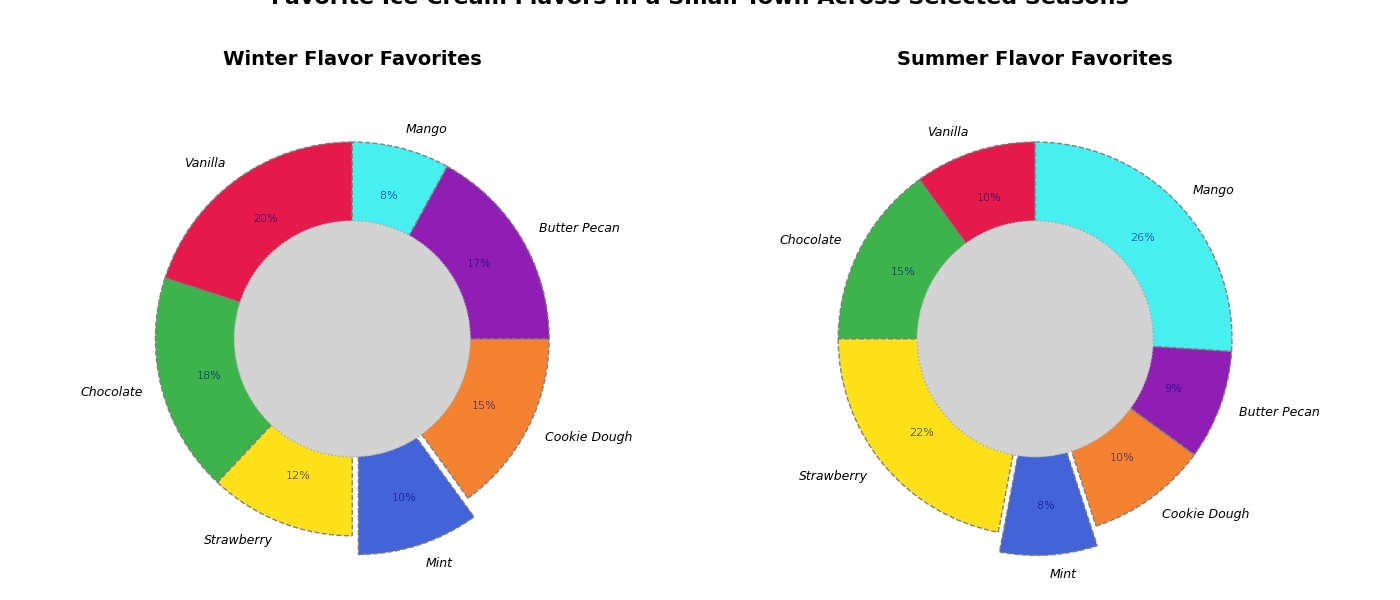

Here is the Python script that generated this plot:
import matplotlib.pyplot as plt
import numpy as np

flavors = ['Vanilla', 'Chocolate', 'Strawberry', 'Mint', 'Cookie Dough', 'Butter Pecan', 'Mango']
winter_popularity = [20, 18, 12, 10, 15, 17, 8]
summer_popularity = [10, 15, 22, 8, 10, 9, 26]

# New set of colors; manually defined
new_colors = ['#e6194b', '#3cb44b', '#ffe119', '#4363d8', '#f58231', '#911eb4', '#46f0f0']

fig, axs = plt.subplots(1, 2, figsize=(14, 6))
season_titles = ["Winter Flavor Favorites", "Summer Flavor Favorites"]
seasonal_popularities = [winter_popularity, summer_popularity]

for i, ax in enumerate(axs):
    wedges, texts, autotexts = ax.pie(seasonal_popularities[i], labels=flavors, colors=new_colors, autopct='%1.0f%%',
                                      startangle=90, pctdistance=0.75, wedgeprops=dict(edgecolor='gray', linestyle='--'),
                                      explode=[0.1 if flavor == 'Mint' else 0 for flavor in flavors])

    centre_circle = plt.Circle((0, 0), 0.60, fc='lightgray', edgecolor='darkgray', linestyle='dotted')
    ax.add_artist(centre_circle)
    
    ax.set_title(season_titles[i], fontsize=14, fontweight='bold', pad=20)

    for text in texts:
        text.set_fontsize(9)
        text.set_fontstyle('italic')
    for autotext in autotexts:
        autotext.set_fontsize(8)
        autotext.set_fontweight('light')
        autotext.set_color('navy')

fig.suptitle('Favorite Ice Cream Flavors in a Small Town Across Selected Seasons', fontsize=16, fontweight='bold', y=1.02)
fig.tight_layout()
plt.show()
